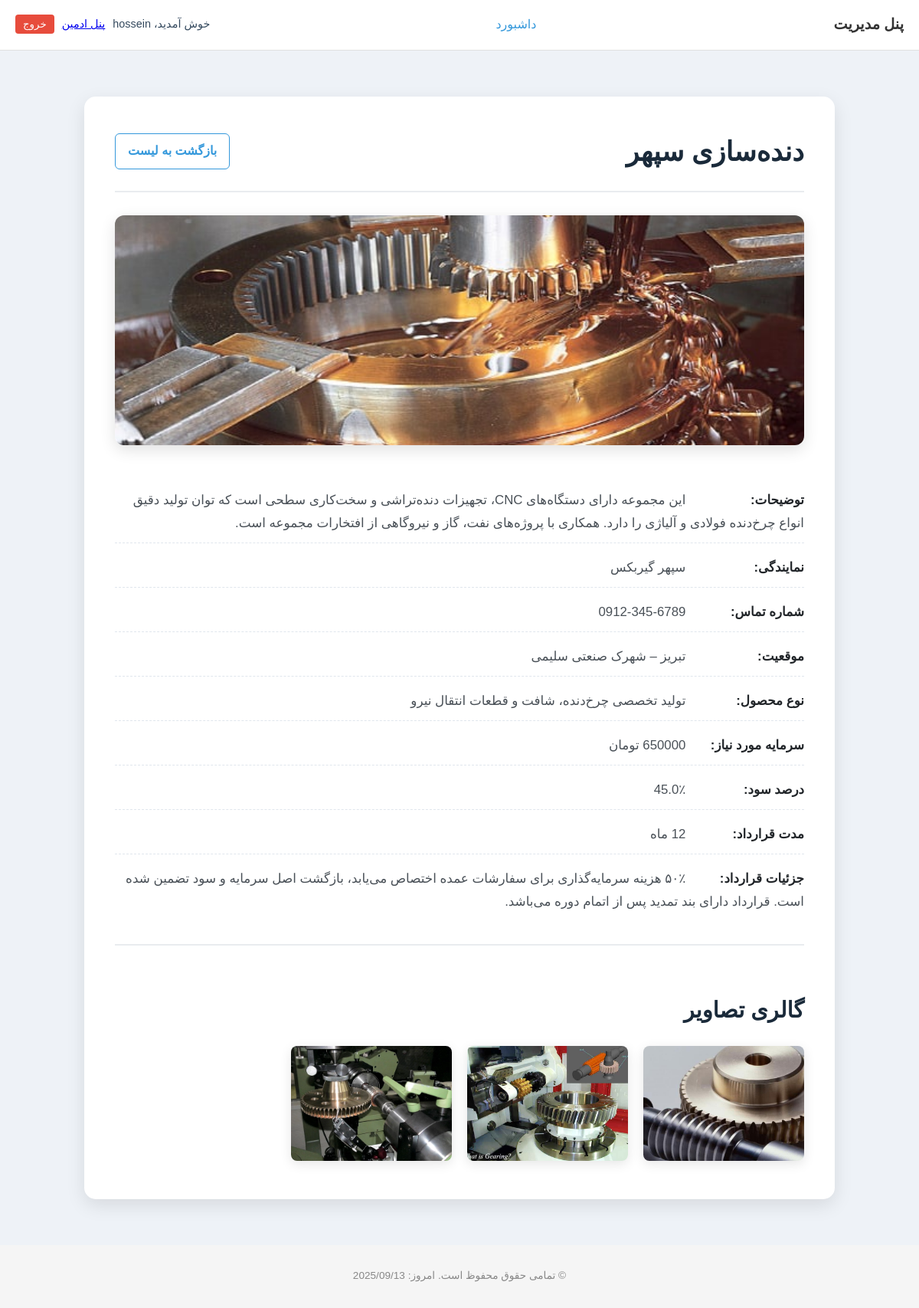
The app's page /workshops/7/ (signed in) with its own data.
### workshops/models.py (models this page shows, shortened)
class Workshop(models.Model):
    owner = models.ForeignKey(User, on_delete=models.CASCADE, related_name='workshops', verbose_name="مالک")
    title = models.CharField(max_length=200, verbose_name="عنوان کارگاه")
    description = models.TextField(verbose_name="توضیحات")
    cover_image = models.ImageField(upload_to='workshop_covers/', blank=True, null=True, verbose_name="تصویر کاور")
    agency = models.CharField(max_length=150, blank=True, null=True, verbose_name="نمایندگی/شرکت")
    contact_number = models.CharField(max_length=20, blank=True, null=True, verbose_name="شماره تماس")
    location = models.CharField(max_length=255, blank=True, null=True, verbose_name="موقعیت مکانی")
    product_type = models.CharField(max_length=100, blank=True, null=True, verbose_name="نوع محصول/خدمات")
    required_capital = models.DecimalField(max_digits=15, decimal_places=0, default=0, verbose_name="سرمایه مورد نیاز (تومان)")
    profit_percentage = models.FloatField(default=0.0, verbose_name="درصد سود برای سرمایه‌گذار")
    contract_duration = models.IntegerField(default=12, verbose_name="مدت قرارداد (به ماه)")
    contract_details = models.TextField(blank=True, null=True, verbose_name="جزئیات تکمیلی قرارداد")
    created_at = models.DateTimeField(auto_now_add=True, verbose_name="زمان ایجاد")
    updated_at = models.DateTimeField(auto_now=True, verbose_name="زمان بروزرسانی")
    class Meta:
        verbose_name = "کارگاه"
        verbose_name_plural = "کارگاه‌ها"
        ordering = ['-created_at']

class WorkshopImage(models.Model):
    workshop = models.ForeignKey(Workshop, related_name='images', on_delete=models.CASCADE, verbose_name="کارگاه")
    image = models.ImageField(upload_to='workshop_gallery/', verbose_name="تصویر")
    uploaded_at = models.DateTimeField(auto_now_add=True, verbose_name="زمان آپلود")
    class Meta:
        verbose_name = "تصویر کارگاه"
        verbose_name_plural = "تصاویر کارگاه‌ها"

### workshops/views.py (the view)
# urls.py: path('workshops/<int:pk>/', views.workshop_detail_view, name='workshop_detail'),
@login_required
def workshop_detail_view(request, pk):
    workshop = get_object_or_404(Workshop, pk=pk)
    if not (request.user == workshop.owner or request.user.is_staff or request.user.is_superuser):
        return HttpResponseForbidden("شما اجازه دسترسی به این کارگاه را ندارید.")
    return render(request, 'workshop_detail.html', {'workshop': workshop})

### templates/workshop_detail.html (shortened to what this page needs)
{% extends "base.html" %}
{% load static %}
{% block extra_head %}
    <link rel="stylesheet" href="{% static 'css/workshop_detail.css' %}">
    <link rel="stylesheet" href="{% static 'css/modal.css' %}">
{% endblock %}
{% block content %}
<div class="detail-container">
    <div class="detail-header">
        <h1>{{ workshop.title }}</h1>
        <a href="{% url 'dashboard' %}" class="back-link">بازگشت به لیست</a>
    </div>
    <div class="detail-content">
        {% if workshop.cover_image %}
            <img src="{{ workshop.cover_image.url }}" alt="کاور {{ workshop.title }}">
        {% else %}
            <div class="no-image-placeholder">بدون تصویر کاور</div>
        {% endif %}
        <p><strong>توضیحات:</strong> {{ workshop.description|linebreaksbr }}</p>
        <p><strong>نمایندگی:</strong> {{ workshop.agency }}</p>
        <p><strong>شماره تماس:</strong> {{ workshop.contact_number }}</p>
        <p><strong>موقعیت:</strong> {{ workshop.location }}</p>
        <p><strong>نوع محصول:</strong> {{ workshop.product_type }}</p>
        <p><strong>سرمایه مورد نیاز:</strong> {{ workshop.required_capital|floatformat:"0" }} تومان</p>
        <p><strong>درصد سود:</strong> {{ workshop.profit_percentage }}٪</p>
        <p><strong>مدت قرارداد:</strong> {{ workshop.contract_duration }} ماه</p>
        <p><strong>جزئیات قرارداد:</strong> {{ workshop.contract_details|linebreaksbr }}</p>
    </div>
    {% if workshop.images.all %}
    <div class="gallery-section">
        <h3>گالری تصاویر</h3>
        <div class="gallery-grid">
            {% for img in workshop.images.all %}
                <div class="gallery-item">
                    <img src="{{ img.image.url }}" alt="تصویر گالری برای {{ workshop.title }}" class="modal-trigger">
                </div>
            {% endfor %}
        </div>
    </div>
    {% else %}
    <div class="gallery-section">
        <h3>گالری تصاویر</h3>
        <p>هیچ تصویر اضافی برای این کارگاه وجود ندارد.</p>
    </div>
    {% endif %}
</div>
{% endblock %}

### templates/base.html (shortened to what this page needs)
{% load static %}
<!DOCTYPE html>
<html lang="fa" dir="rtl">
<head>
    <link rel="stylesheet" href="{% static 'css/base.css' %}">
    {% block extra_head %}{% endblock %}
</head>
<body>
<header class="main-header">
    <div class="container">
        <nav class="main-nav">
            <a href="{% url 'dashboard' %}" class="logo">پنل مدیریت</a>
            <div class="nav-links">
                {% if request.resolver_match.url_name != 'dashboard' %}
                    <a href="{% url 'dashboard' %}">داشبورد</a>
                {% endif %}
            </div>
            <div class="nav-user">
                {% if user.is_authenticated %}
                    <span>خوش آمدید، {{ user.username }}</span>
                    {% if user.is_staff %}
                        <a href="/admin/">پنل ادمین</a>
                    {% endif %}
                    <form action="{% url 'logout' %}" method="post" style="display:inline;">
                        <button type="submit" class="btn-logout">خروج</button>
                    </form>
                {% endif %}
            </div>
        </nav>
    </div>
</header>
<main class="main-content">
    {% block content %}{% endblock %}
</main>
<footer class="main-footer">
    <div class="container">
        <p>© تمامی حقوق محفوظ است. امروز: {% now "Y/m/d" %}</p>
    </div>
</footer>
</body>
</html>

### static/css/base.css (style rules this page uses)
body { margin: 0; font-family: 'Vazirmatn', sans-serif; background-color: #eef2f7; }
.container { max-width: 1200px; margin: 0 auto; padding: 0 20px; }
.main-header { background-color: #ffffff; border-bottom: 1px solid #e0e0e0; }
.main-nav { display: flex; justify-content: space-between; align-items: center; padding: 15px 0; }
.logo { font-size: 1.2rem; font-weight: bold; text-decoration: none; color: #333; }
.nav-links a { margin-right: 15px; text-decoration: none; color: #3498db; font-weight: 500; }
.nav-user { display: flex; align-items: center; gap: 10px; font-size: 0.9rem; }
.btn-logout { background-color: #e74c3c; color: white; border: none; padding: 5px 10px; border-radius: 4px; cursor: pointer; }
.main-content { padding: 20px 0; }
.main-footer { background-color: #f5f5f5; padding: 15px 0; text-align: center; font-size: 0.85rem; color: #888; }

### static/css/workshop_detail.css (style rules this page uses)
body { direction: rtl; text-align: right; font-family: 'Vazirmatn', sans-serif; background-color: #eef2f7; color: #34495e; line-height: 1.8; }
.detail-container { max-width: 900px; margin: 40px auto; background: #fff; padding: 40px; border-radius: 15px; box-shadow: 0 8px 25px rgba(0,0,0,0.1); }
.detail-header { display: flex; justify-content: space-between; align-items: center; border-bottom: 2px solid #e9ecef; padding-bottom: 20px; margin-bottom: 30px; }
.detail-header h1 { margin: 0; font-size: 2.2rem; color: #1a2a3a; }
.back-link { color: #3498db; text-decoration: none; font-weight: 600; border: 1px solid #3498db; padding: 8px 16px; border-radius: 6px; transition: all 0.3s ease; }
.detail-content img { width: 100%; height: 300px; object-fit: cover; border-radius: 12px; margin-bottom: 30px; box-shadow: 0 6px 20px rgba(0,0,0,0.12); }
.detail-content p { font-size: 1.05rem; color: #495057; margin-bottom: 15px; padding-bottom: 10px; border-bottom: 1px dashed #e0e6ed; }
.detail-content p:last-child { border-bottom: none; padding-bottom: 0; }
.detail-content p strong { color: #212529; min-width: 150px; display: inline-block; font-weight: bold; }
.gallery-section { margin-top: 40px; padding-top: 30px; border-top: 2px solid #e9ecef; }
.gallery-section h3 { font-size: 1.8rem; color: #1a2a3a; margin-bottom: 20px; }
.gallery-grid { display: grid; grid-template-columns: repeat(auto-fill, minmax(200px, 1fr)); gap: 20px; }
.gallery-item img { width: 100%; height: 150px; object-fit: cover; border-radius: 8px; box-shadow: 0 4px 15px rgba(0,0,0,0.1); transition: transform 0.3s ease, box-shadow 0.3s ease; }

### static/css/modal.css (style rules this page uses)
.modal-trigger { cursor: pointer; transition: opacity 0.3s ease; }

### records on screen
Workshop: title "دنده‌سازی سپهر", cover_image (picture), description "این مجموعه دارای دستگاه‌های CNC، تجهیزات دنده‌تراشی و سخت‌کاری سطحی است که توان تولید دقیق انواع چرخ‌دنده فولادی و آلیاژی را دارد. همکاری با پروژه‌های نفت، گاز و نیروگاهی از افتخارات مجموعه است.", agency "سپهر گیربکس", contact_number "0912-345-6789", location "تبریز – شهرک صنعتی سلیمی", product_type "تولید تخصصی چرخ‌دنده، شافت و قطعات انتقال نیرو", profit_percentage "45.0", contract_details "۵۰٪ هزینه سرمایه‌گذاری برای سفارشات عمده اختصاص می‌یابد، بازگشت اصل سرمایه و سود تضمین شده است. قرارداد دارای بند تمدید پس از اتمام دوره می‌باشد."
WorkshopImage: image (picture)
WorkshopImage: image (picture)
WorkshopImage: image (picture)

### other values on screen
{{ user.username }} "hossein"
